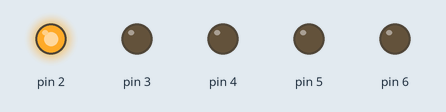
A sketch run on a simulated Arduino Uno, built with avr-gcc and run on an emulated ATmega328P. On the bench: output pins drawn as LEDs (lit = HIGH).

Above: at 0.1 s.
At 3.1 s:
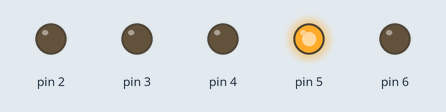
At 9.1 s:
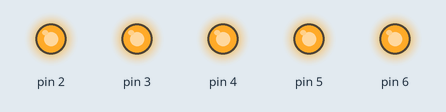
At 19.6 s:
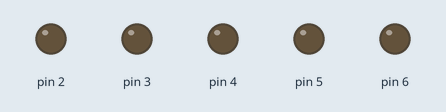
At 29.6 s:
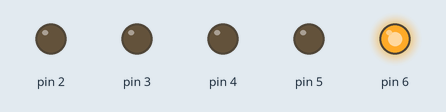
At 39.1 s:
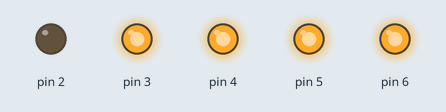
Timing chart, 0 to 40.0 s (numbered marks = the images above):
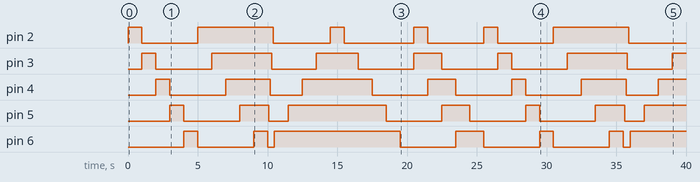

The sketch:

sketch_apr26a_1_.ino
```cpp
int ledMark = 2;
int num = 5;

void setup() {
  for (int i = ledMark; i < ledMark + num; i++) {
    pinMode(i, OUTPUT);
  }
}

void loop() {
  for (int i = ledMark; i < ledMark + num; i++) {
    digitalWrite(i, HIGH);
    delay(1000);
    digitalWrite(i, LOW);
  }

  for (int i = ledMark; i < ledMark + num; i++) {
    digitalWrite(i, HIGH);
    delay(1000);
  }

  for (int i = ledMark + num - 1; i >= ledMark; i--) {
    digitalWrite(i, LOW);
    delay(100);
  }

  for (int i = ledMark + num - 1; i >= ledMark; i--) {
    digitalWrite(i, HIGH);
    delay(1000);
  }

  for (int i = ledMark; i < ledMark + num; i++) {
    digitalWrite(i, LOW);
    delay(1000);
  }
  for(int i=ledMark;i<ledMark+num;i++){
  digitalWrite(i,HIGH);
  digitalWrite(i+1,HIGH);
  delay(1000);
  digitalWrite(i,LOW);
  digitalWrite(i+1,LOW);

}
}
```

Measured:
- by itself, pin 2: LOW → HIGH at 0.00 s, → LOW 1.0 s later, → HIGH 4.0 s later, → LOW 5.4 s later, … (12 changes in this stretch)
- by itself, pin 3: LOW → HIGH at 1.0 s, → LOW 1.0 s later, → HIGH 4.0 s later, → LOW 4.3 s later, … (13 changes in this stretch)
- by itself, pin 4: LOW → HIGH at 2.0 s, → LOW 1.0 s later, → HIGH 4.0 s later, → LOW 3.2 s later, … (13 changes in this stretch)
- by itself, pin 5: LOW → HIGH at 3.0 s, → LOW 1.0 s later, → HIGH 4.0 s later, → LOW 2.1 s later, … (13 changes in this stretch)
- by itself, pin 6: LOW → HIGH at 4.0 s, → LOW 1.0 s later, → HIGH 4.0 s later, → LOW 1.0 s later, … (13 changes in this stretch)
